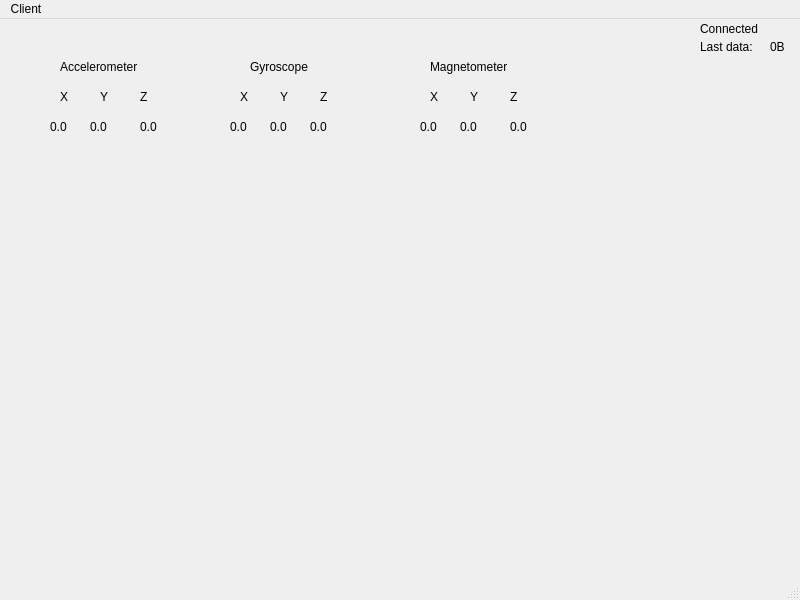
<?xml version="1.0" encoding="UTF-8"?>
<ui version="4.0">
 <class>MainWindow</class>
 <widget class="QMainWindow" name="MainWindow">
  <property name="geometry">
   <rect>
    <x>0</x>
    <y>0</y>
    <width>800</width>
    <height>600</height>
   </rect>
  </property>
  <property name="windowTitle">
   <string>MainWindow</string>
  </property>
  <widget class="QWidget" name="centralwidget">
   <widget class="QLabel" name="label">
    <property name="geometry">
     <rect>
      <x>60</x>
      <y>40</y>
      <width>91</width>
      <height>16</height>
     </rect>
    </property>
    <property name="text">
     <string>Accelerometer</string>
    </property>
   </widget>
   <widget class="QLabel" name="label_2">
    <property name="geometry">
     <rect>
      <x>60</x>
      <y>70</y>
      <width>16</width>
      <height>16</height>
     </rect>
    </property>
    <property name="text">
     <string>X</string>
    </property>
   </widget>
   <widget class="QLabel" name="label_3">
    <property name="geometry">
     <rect>
      <x>100</x>
      <y>70</y>
      <width>16</width>
      <height>16</height>
     </rect>
    </property>
    <property name="text">
     <string>Y</string>
    </property>
   </widget>
   <widget class="QLabel" name="label_4">
    <property name="geometry">
     <rect>
      <x>140</x>
      <y>70</y>
      <width>16</width>
      <height>16</height>
     </rect>
    </property>
    <property name="text">
     <string>Z</string>
    </property>
   </widget>
   <widget class="QLabel" name="accelerometer_x">
    <property name="geometry">
     <rect>
      <x>50</x>
      <y>100</y>
      <width>21</width>
      <height>16</height>
     </rect>
    </property>
    <property name="text">
     <string>0.0</string>
    </property>
   </widget>
   <widget class="QLabel" name="accelerometer_y">
    <property name="geometry">
     <rect>
      <x>90</x>
      <y>100</y>
      <width>21</width>
      <height>16</height>
     </rect>
    </property>
    <property name="text">
     <string>0.0</string>
    </property>
   </widget>
   <widget class="QLabel" name="accelerometer_z">
    <property name="geometry">
     <rect>
      <x>140</x>
      <y>100</y>
      <width>21</width>
      <height>16</height>
     </rect>
    </property>
    <property name="text">
     <string>0.0</string>
    </property>
   </widget>
   <widget class="QLabel" name="gyroscope_y">
    <property name="geometry">
     <rect>
      <x>270</x>
      <y>100</y>
      <width>21</width>
      <height>16</height>
     </rect>
    </property>
    <property name="text">
     <string>0.0</string>
    </property>
   </widget>
   <widget class="QLabel" name="label_9">
    <property name="geometry">
     <rect>
      <x>240</x>
      <y>70</y>
      <width>16</width>
      <height>16</height>
     </rect>
    </property>
    <property name="text">
     <string>X</string>
    </property>
   </widget>
   <widget class="QLabel" name="label_10">
    <property name="geometry">
     <rect>
      <x>280</x>
      <y>70</y>
      <width>16</width>
      <height>16</height>
     </rect>
    </property>
    <property name="text">
     <string>Y</string>
    </property>
   </widget>
   <widget class="QLabel" name="gyroscope_x">
    <property name="geometry">
     <rect>
      <x>230</x>
      <y>100</y>
      <width>21</width>
      <height>16</height>
     </rect>
    </property>
    <property name="text">
     <string>0.0</string>
    </property>
   </widget>
   <widget class="QLabel" name="gyroscope_z">
    <property name="geometry">
     <rect>
      <x>310</x>
      <y>100</y>
      <width>21</width>
      <height>16</height>
     </rect>
    </property>
    <property name="text">
     <string>0.0</string>
    </property>
   </widget>
   <widget class="QLabel" name="label_13">
    <property name="geometry">
     <rect>
      <x>320</x>
      <y>70</y>
      <width>16</width>
      <height>16</height>
     </rect>
    </property>
    <property name="text">
     <string>Z</string>
    </property>
   </widget>
   <widget class="QLabel" name="label_14">
    <property name="geometry">
     <rect>
      <x>250</x>
      <y>40</y>
      <width>91</width>
      <height>16</height>
     </rect>
    </property>
    <property name="text">
     <string>Gyroscope</string>
    </property>
   </widget>
   <widget class="QLabel" name="magnetometer_y">
    <property name="geometry">
     <rect>
      <x>460</x>
      <y>100</y>
      <width>21</width>
      <height>16</height>
     </rect>
    </property>
    <property name="text">
     <string>0.0</string>
    </property>
   </widget>
   <widget class="QLabel" name="label_16">
    <property name="geometry">
     <rect>
      <x>430</x>
      <y>70</y>
      <width>16</width>
      <height>16</height>
     </rect>
    </property>
    <property name="text">
     <string>X</string>
    </property>
   </widget>
   <widget class="QLabel" name="magnetometer_z">
    <property name="geometry">
     <rect>
      <x>510</x>
      <y>100</y>
      <width>21</width>
      <height>16</height>
     </rect>
    </property>
    <property name="text">
     <string>0.0</string>
    </property>
   </widget>
   <widget class="QLabel" name="label_18">
    <property name="geometry">
     <rect>
      <x>470</x>
      <y>70</y>
      <width>16</width>
      <height>16</height>
     </rect>
    </property>
    <property name="text">
     <string>Y</string>
    </property>
   </widget>
   <widget class="QLabel" name="label_19">
    <property name="geometry">
     <rect>
      <x>510</x>
      <y>70</y>
      <width>16</width>
      <height>16</height>
     </rect>
    </property>
    <property name="text">
     <string>Z</string>
    </property>
   </widget>
   <widget class="QLabel" name="label_20">
    <property name="geometry">
     <rect>
      <x>430</x>
      <y>40</y>
      <width>91</width>
      <height>16</height>
     </rect>
    </property>
    <property name="text">
     <string>Magnetometer</string>
    </property>
   </widget>
   <widget class="QLabel" name="magnetometer_x">
    <property name="geometry">
     <rect>
      <x>420</x>
      <y>100</y>
      <width>21</width>
      <height>16</height>
     </rect>
    </property>
    <property name="text">
     <string>0.0</string>
    </property>
   </widget>
   <widget class="QLabel" name="lConnected">
    <property name="geometry">
     <rect>
      <x>700</x>
      <y>0</y>
      <width>81</width>
      <height>20</height>
     </rect>
    </property>
    <property name="text">
     <string>Connected</string>
    </property>
   </widget>
   <widget class="QLabel" name="label_6">
    <property name="geometry">
     <rect>
      <x>700</x>
      <y>20</y>
      <width>58</width>
      <height>16</height>
     </rect>
    </property>
    <property name="text">
     <string>Last data:</string>
    </property>
   </widget>
   <widget class="QLabel" name="lLastDataBytes">
    <property name="geometry">
     <rect>
      <x>770</x>
      <y>20</y>
      <width>21</width>
      <height>16</height>
     </rect>
    </property>
    <property name="text">
     <string>0B</string>
    </property>
   </widget>
  </widget>
  <widget class="QMenuBar" name="menubar">
   <property name="geometry">
    <rect>
     <x>0</x>
     <y>0</y>
     <width>800</width>
     <height>36</height>
    </rect>
   </property>
   <widget class="QMenu" name="menuClient">
    <property name="title">
     <string>Client</string>
    </property>
    <addaction name="aReconnect"/>
   </widget>
   <addaction name="menuClient"/>
  </widget>
  <widget class="QStatusBar" name="statusbar"/>
  <action name="actionPreferences">
   <property name="text">
    <string>Preferences</string>
   </property>
  </action>
  <action name="aReconnect">
   <property name="text">
    <string>Connect</string>
   </property>
  </action>
 </widget>
 <resources/>
 <connections/>
</ui>
